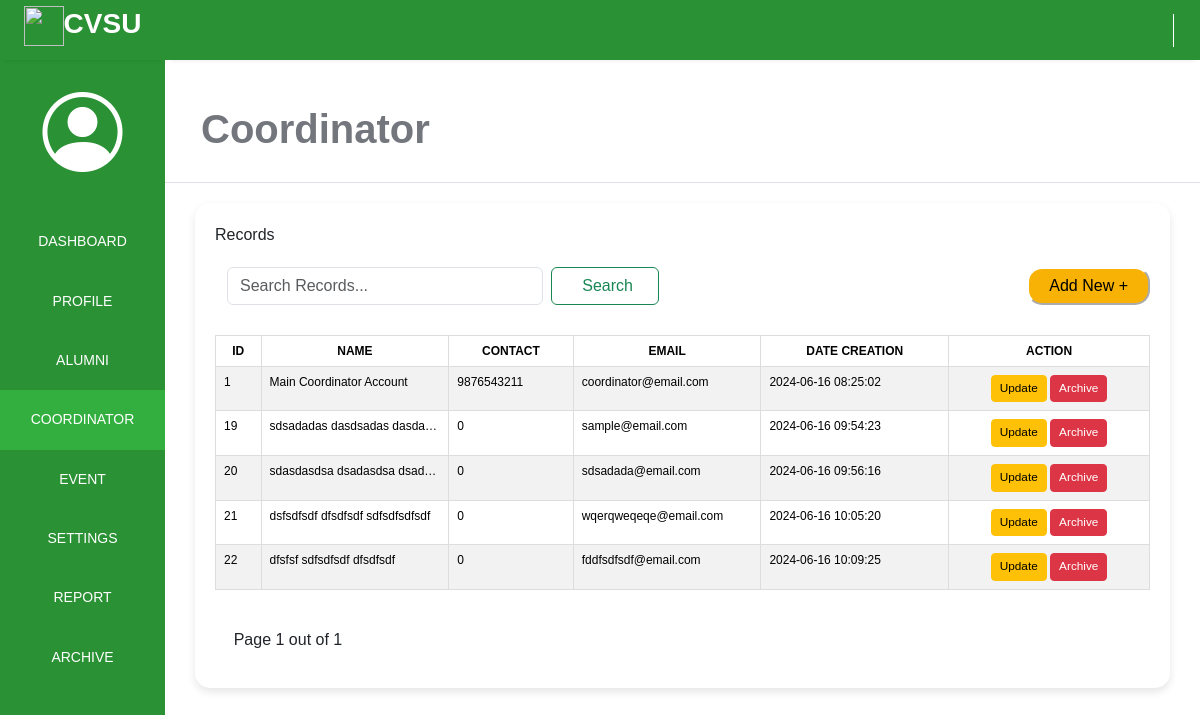
The app's page /adminPage/coordinator/coordinator.php, older data.
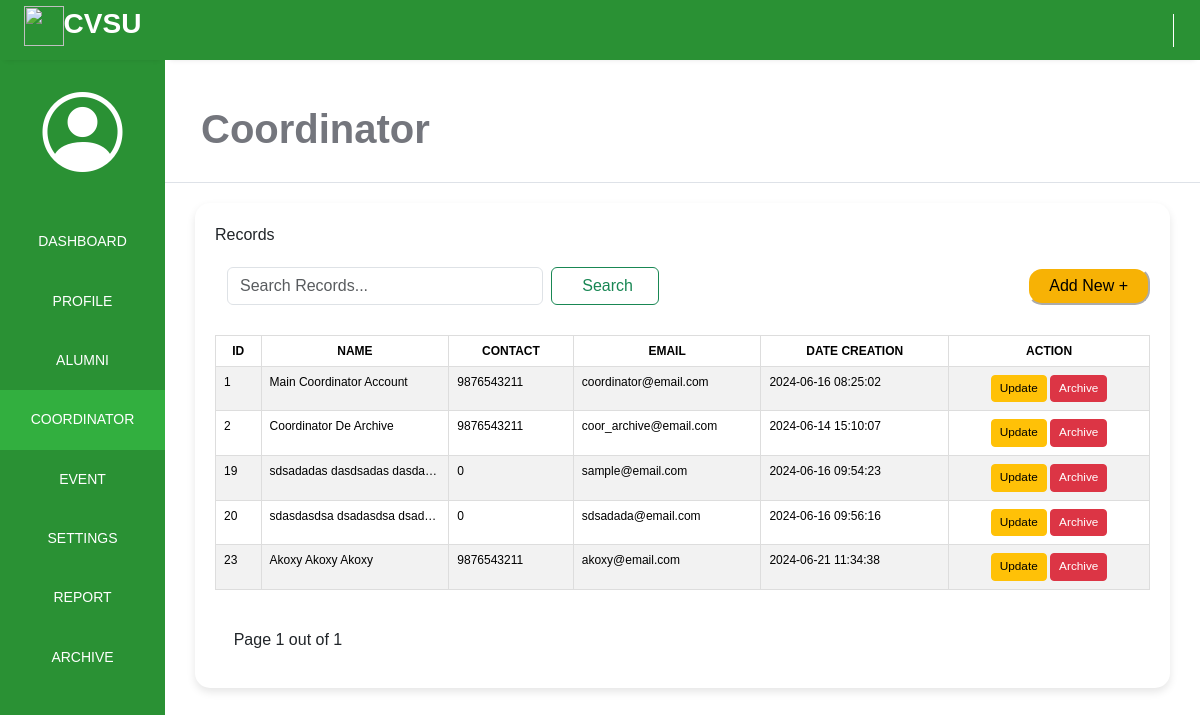
The same page, newer data.
### tables this page shows
CREATE TABLE `coordinator` (
  `coor_id` int(10) NOT NULL,
  `fname` varchar(250) NOT NULL,
  `mname` varchar(250) NOT NULL,
  `lname` varchar(250) NOT NULL,
  `contact` bigint(12) NOT NULL,
  `email` varchar(250) NOT NULL,
  `password` varchar(250) NOT NULL,
  `date_created` timestamp NOT NULL DEFAULT current_timestamp()
);

### adminPage/coordinator/coordinator.php (the view, shortened to what the changed rows need)
<?php
$serername = "localhost";
$db_username = "root";
$db_password = "";
$db_name = "alumni_management_system";
$conn = mysqli_connect($serername, $db_username, $db_password, $db_name);
$records_per_page = 6;
$current_page = isset($_GET['page']) ? $_GET['page'] : 1;
$start_from = ($current_page - 1) * $records_per_page;
$sql = "SELECT * FROM coordinator ";
$sql .= "LIMIT $start_from, $records_per_page";
$result = $conn->query($sql);
?>
<!DOCTYPE html>
<html lang="en">
<head>
    <link rel="stylesheet" href="./css/alumni.css">
    <link rel="stylesheet" href="https://maxst.icons8.com/vue-static/landings/line-awesome/line-awesome/1.3.0/css/line-awesome.min.css">
    <link rel="stylesheet" href="https://cdn.jsdelivr.net/npm/bootstrap@5.3.3/dist/css/bootstrap.min.css">
    <link href='https://unpkg.com/boxicons@2.1.4/css/boxicons.min.css' rel='stylesheet'>
    <link rel="stylesheet" href="https://cdn.jsdelivr.net/npm/bootstrap-icons@1.11.3/font/bootstrap-icons.min.css">
</head>
<body>
    <div class="main-content">
        <main>
            <div class="page-header">
                <h1><strong>Coordinator</strong></h1>
            </div>
            <div class="container-fluid" id="main-container">
                <div class="container-fluid" id="content-container">
                    <div class="table-content">
                        <table id="example" class="table-responsive table table-striped table-hover ">
                            <thead>
                                <tr>
                                    <th scope="col" class="inline">ID</th>
                                    <th scope="col" class="inline">NAME</th>
                                    <th scope="col" class="inline">CONTACT</th>
                                    <th scope="col" class="inline">EMAIL</th>
                                    <th scope="col" class="inline">DATE CREATION</th>
                                    <th scope="col" class="inline">ACTION</th>
                                </tr>
                            </thead>
                            <tbody>
                                <?php
                                if ($result->num_rows > 0) {
                                    while ($row = $result->fetch_assoc()) {
                                        $fullname = $row["fname"] . " " . $row["mname"] . " " . $row["lname"];
                                ?>
                                        <tr>
                                            <td class="inline"><?php echo $row['coor_id'] ?></td>
                                            <td class="inline"><?php echo htmlspecialchars($fullname) ?></td>
                                            <td class="inline"><?php echo $row['contact'] ?></td>
                                            <td class="inline"><?php echo $row['email'] ?></td>
                                            <td class="inline"><?php echo $row['date_created'] ?></td>
                                            <?php
                                            echo "
                                                <td class='inline act'>
                                                    <a class='btn btn-warning btn-sm' href='./update_coor.php?id=$row[coor_id]' style='font-size: 11.8px;'>Update</a>
                                                    <a class='btn btn-danger btn-sm' href='./del_coor.php?id=$row[coor_id]' style='font-size: 11.8px;'>Archive</a>
                                                </td>
                                            "; ?>
                                        </tr>
                                <?php
                                    }
                                } else {
                                    $current_page = 0;
                                    echo '<tr><td colspan="12" style="text-align: center;">No records found</td></tr>';
                                }
                                ?>
                            </tbody>
                        </table>
                    </div>
                </div>
            </div>
        </main>
</body>
</html>

Row changes from the older to the newer data that the page shows:
removed coordinator: coor_id "21", fullname "dsfsdfsdf dfsdfsdf sdfsdfsdfsdf", contact "0", email "wqerqweqeqe@email.com", date_created "2024-06-16 10:05:20"
removed coordinator: coor_id "22", fullname "dfsfsf sdfsdfsdf dfsdfsdf", contact "0", email "fddfsdfsdf@email.com", date_created "2024-06-16 10:09:25"
added coordinator: coor_id "2", fullname "Coordinator De Archive", contact "9876543211", email "coor_archive@email.com", date_created "2024-06-14 15:10:07"
added coordinator: coor_id "23", fullname "Akoxy Akoxy Akoxy", contact "9876543211", email "akoxy@email.com", date_created "2024-06-21 11:34:38"
